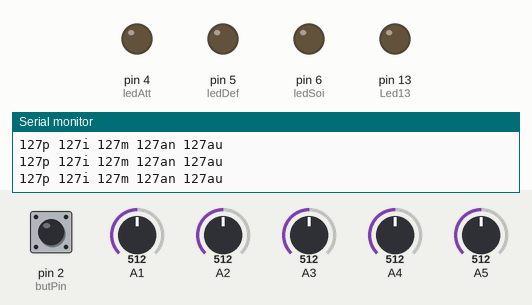
Simulated run of this sketch. Board: Arduino Uno, built with avr-gcc and run on an emulated ATmega328P. Shown: output pins drawn as LEDs (lit = HIGH), the last lines printed to the serial monitor. Dashed ring = blinking. Inputs (shaded band) come from the test bench; at power-on: pin 2 (butPin) LOW, A1 = 512, A2 = 512, A3 = 512, A4 = 512, A5 = 512.

Above: at 3.7 s.
3.8 s: pin 2 (butPin) pulled HIGH for 3.2 s
At 8.2 s:
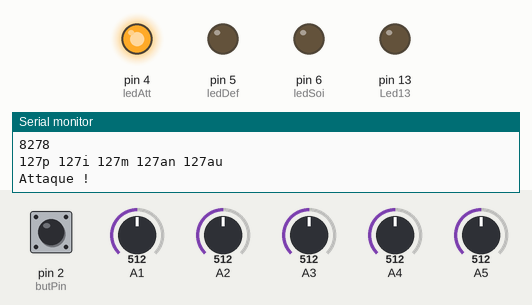
8.5 s: pin 2 (butPin) pulled HIGH for 0.15 s
At 9.3 s:
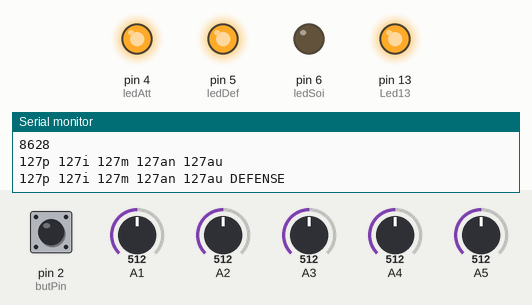
11.0 s: pin 2 (butPin) pulled HIGH for 3.2 s
At 13.7 s:
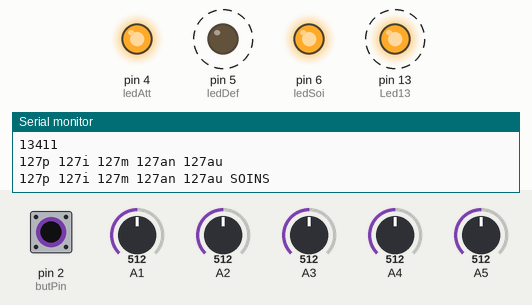
15.8 s: A1 set to 527
18.8 s: A1 set to 548
At 19.6 s:
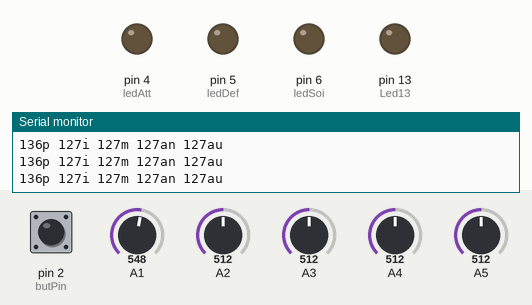
20.4 s: pin 2 (butPin) pulled HIGH for 1 s
At 21.2 s:
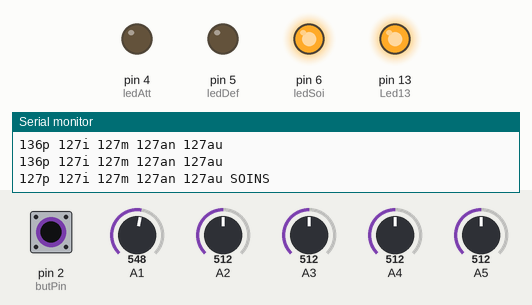
Timing chart, 0 to 23.4 s (numbered marks = the images above; inputs shaded):
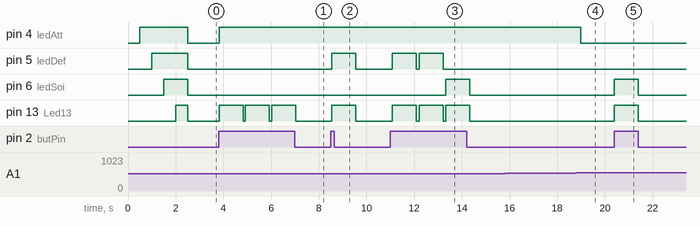

The sketch:

gant_0.3.ino
```cpp
//#include <Firmata.h>
#include <IRremote.h>
IRsend irsend;       //pin 3 pour émetteur


int pS ;
int iS ;
int mS ;
int anS ;
int auS ;
int attaqueCap[5] ;
int defenseCap[5] ;
int soinsCap[5] ;
int attaqueCapb[5] ;
int defenseCapb[5] ;
int soinsCapb[5] ;
int attaqueCapt[5] ;
int defenseCapt[5] ;
int soinsCapt[5] ;
int coolDownAtt;
int coolDownDef;
int coolDownSoi;
unsigned long temps;
bool attaqueState;
bool defenseState;
bool soinsState;

const int ledAtt=4;
const int ledDef=5;
const int ledSoi=6;
const int Led13=13;

const int butPin = 2 ;
bool butState ;
int butCount = 0 ;

int marge = 6;   //5, bien


void attaque () {
  Serial.println("Attaque !");
  digitalWrite(ledAtt, HIGH);
  coolDownAtt = millis()+200;
}

void defense () {
}

void soins () {
}

void setup() {

Serial.begin(9600);
pinMode(ledAtt, OUTPUT);
pinMode(ledDef, OUTPUT);
pinMode(ledSoi, OUTPUT);
pinMode(butPin, INPUT);
pinMode(Led13, OUTPUT);

delay (500);
digitalWrite(ledAtt, HIGH);
delay (500);
digitalWrite(ledDef, HIGH);
delay (500);
digitalWrite(ledSoi, HIGH);
delay (500);
digitalWrite(Led13, HIGH);
delay (500);
digitalWrite(ledSoi, LOW);
digitalWrite(ledDef, LOW);
digitalWrite(ledAtt, LOW);
digitalWrite(Led13, LOW);
}

void loop() {
temps = millis() ;
pS = analogRead(A1);
iS = analogRead(A2);
mS = analogRead(A3);
anS = analogRead(A4);
auS = analogRead(A5);
pS = map (pS, 0, 1023, 0, 255);
iS = map (iS, 0, 1023, 0, 255);
mS = map (mS, 0, 1023, 0, 255);
anS = map (anS, 0, 1023, 0, 255);
auS = map (auS, 0, 1023, 0, 255);

butState = digitalRead(butPin);
if (butState == HIGH) {butCount ++ ;

switch (butCount) {
  case 1:
digitalWrite(Led13, HIGH);
digitalWrite(ledAtt, HIGH);
attaqueCap[0] = pS ;
attaqueCap[1] = iS ;
attaqueCap[2] = mS ;
attaqueCap[3] = anS ;
attaqueCap[4] = auS ;
Serial.print(attaqueCap[0]);
Serial.print("p ");
Serial.print(attaqueCap[1]);
Serial.print("i ");
Serial.print(attaqueCap[2]);
Serial.print("m ");
Serial.print(attaqueCap[3]);
Serial.print("an ");
Serial.print(attaqueCap[4]);
Serial.println("au ATTAQUE");
delay (1000);
digitalWrite(ledAtt, LOW);
digitalWrite(Led13, LOW);
  break;
    case 2:
digitalWrite(Led13, HIGH);
digitalWrite(ledAtt, HIGH);
attaqueCapb[0] = pS ;
attaqueCapb[1] = iS ;
attaqueCapb[2] = mS ;
attaqueCapb[3] = anS ;
attaqueCapb[4] = auS ;
Serial.print(attaqueCap[0]);
Serial.print("p ");
Serial.print(attaqueCap[1]);
Serial.print("i ");
Serial.print(attaqueCap[2]);
Serial.print("m ");
Serial.print(attaqueCap[3]);
Serial.print("an ");
Serial.print(attaqueCap[4]);
Serial.println("au ATTAQUE");
delay (1000);
digitalWrite(ledAtt, LOW);
digitalWrite(Led13, LOW);
  break;
    case 3:
digitalWrite(Led13, HIGH);
digitalWrite(ledAtt, HIGH);
attaqueCapt[0] = pS ;
attaqueCapt[1] = iS ;
attaqueCapt[2] = mS ;
attaqueCapt[3] = anS ;
attaqueCapt[4] = auS ;
Serial.print(attaqueCap[0]);
Serial.print("p ");
Serial.print(attaqueCap[1]);
Serial.print("i ");
Serial.print(attaqueCap[2]);
Serial.print("m ");
Serial.print(attaqueCap[3]);
Serial.print("an ");
Serial.print(attaqueCap[4]);
Serial.println("au ATTAQUE");
delay (1000);
digitalWrite(ledAtt, LOW);
digitalWrite(Led13, LOW);
  break;
  case 4:
digitalWrite(Led13, HIGH);
digitalWrite(ledDef, HIGH);
defenseCap[0] = pS ;
defenseCap[1] = iS ;
defenseCap[2] = mS ;
defenseCap[3] = anS ;
defenseCap[4] = auS ;
Serial.print(defenseCap[0]);
Serial.print("p ");
Serial.print(defenseCap[1]);
Serial.print("i ");
Serial.print(defenseCap[2]);
Serial.print("m ");
Serial.print(defenseCap[3]);
Serial.print("an ");
Serial.print(defenseCap[4]);
Serial.println("au DEFENSE");
delay (1000);
digitalWrite(ledDef, LOW);
digitalWrite(Led13, LOW);
  break;
  case 5:
digitalWrite(Led13, HIGH);
digitalWrite(ledDef, HIGH);
defenseCapb[0] = pS ;
defenseCapb[1] = iS ;
defenseCapb[2] = mS ;
defenseCapb[3] = anS ;
defenseCapb[4] = auS ;
Serial.print(defenseCap[0]);
Serial.print("p ");
Serial.print(defenseCap[1]);
Serial.print("i ");
Serial.print(defenseCap[2]);
Serial.print("m ");
Serial.print(defenseCap[3]);
Serial.print("an ");
Serial.print(defenseCap[4]);
Serial.println("au DEFENSE");
delay (1000);
digitalWrite(ledDef, LOW);
digitalWrite(Led13, LOW);
  break;
    case 6:
digitalWrite(Led13, HIGH);
digitalWrite(ledDef, HIGH);
defenseCapt[0] = pS ;
defenseCapt[1] = iS ;
defenseCapt[2] = mS ;
defenseCapt[3] = anS ;
defenseCapt[4] = auS ;
Serial.print(defenseCap[0]);
Serial.print("p ");
Serial.print(defenseCap[1]);
Serial.print("i ");
Serial.print(defenseCap[2]);
Serial.print("m ");
Serial.print(defenseCap[3]);
Serial.print("an ");
Serial.print(defenseCap[4]);
Serial.println("au DEFENSE");
delay (1000);
digitalWrite(ledDef, LOW);
digitalWrite(Led13, LOW);
  break;
  case 7:
digitalWrite(Led13, HIGH);
digitalWrite(ledSoi, HIGH);
soinsCap[0] = pS ;
soinsCap[1] = iS ;
soinsCap[2] = mS ;
soinsCap[3] = anS ;
soinsCap[4] = auS ;
Serial.print(soinsCap[0]);
Serial.print("p ");
Serial.print(soinsCap[1]);
Serial.print("i ");
Serial.print(soinsCap[2]);
Serial.print("m ");
Serial.print(soinsCap[3]);
Serial.print("an ");
Serial.print(soinsCap[4]);
Serial.println("au SOINS");
delay (1000);
digitalWrite(ledSoi, LOW);
digitalWrite(Led13, LOW);
  break;
  case 8:
digitalWrite(Led13, HIGH);
digitalWrite(ledSoi, HIGH);
soinsCapb[0] = pS ;
soinsCapb[1] = iS ;
soinsCapb[2] = mS ;
soinsCapb[3] = anS ;
soinsCapb[4] = auS ;
Serial.print(soinsCap[0]);
Serial.print("p ");
Serial.print(soinsCap[1]);
Serial.print("i ");
Serial.print(soinsCap[2]);
Serial.print("m ");
Serial.print(soinsCap[3]);
Serial.print("an ");
Serial.print(soinsCap[4]);
Serial.println("au SOINS");
delay (1000);
digitalWrite(ledSoi, LOW);
digitalWrite(Led13, LOW);
  break;
    case 9:
digitalWrite(Led13, HIGH);
digitalWrite(ledSoi, HIGH);
soinsCapt[0] = pS ;
soinsCapt[1] = iS ;
soinsCapt[2] = mS ;
soinsCapt[3] = anS ;
soinsCapt[4] = auS ;
Serial.print(soinsCap[0]);
Serial.print("p ");
Serial.print(soinsCap[1]);
Serial.print("i ");
Serial.print(soinsCap[2]);
Serial.print("m ");
Serial.print(soinsCap[3]);
Serial.print("an ");
Serial.print(soinsCap[4]);
Serial.println("au SOINS");
delay (1000);
digitalWrite(ledSoi, LOW);
digitalWrite(Led13, LOW);
  break;
}
}

if (butCount >= 9) {butCount = 0;}


if (pS <= attaqueCap[0] + marge
&& pS >= attaqueCap[0] - marge
&& iS <= attaqueCap[1] + marge
&& iS >= attaqueCap[1] - marge
&& mS <= attaqueCap[2] + marge
&& mS >= attaqueCap[2] - marge
&& anS <= attaqueCap[3] + marge
&& anS >= attaqueCap[3] - marge
&& auS <= attaqueCap[4] + marge
&& auS >= attaqueCap[4] - marge
)
{
attaque ()  ;
Serial.println(coolDownAtt);
}
if (pS <= attaqueCapb[0] + marge
&& pS >= attaqueCapb[0] - marge
&& iS <= attaqueCapb[1] + marge
&& iS >= attaqueCapb[1] - marge
&& mS <= attaqueCapb[2] + marge
&& mS >= attaqueCapb[2] - marge
&& anS <= attaqueCapb[3] + marge
&& anS >= attaqueCapb[3] - marge
&& auS <= attaqueCapb[4] + marge
&& auS >= attaqueCapb[4] - marge
)
{
attaque ()  ;
Serial.println(coolDownAtt);
}
if (pS <= attaqueCapt[0] + marge
&& pS >= attaqueCapt[0] - marge
&& iS <= attaqueCapt[1] + marge
&& iS >= attaqueCapt[1] - marge
&& mS <= attaqueCapt[2] + marge
&& mS >= attaqueCapt[2] - marge
&& anS <= attaqueCapt[3] + marge
&& anS >= attaqueCapt[3] - marge
&& auS <= attaqueCapt[4] + marge
&& auS >= attaqueCapt[4] - marge
)
{
attaque ()  ;
Serial.println(coolDownAtt);
}

if (pS <= defenseCap[0] + marge
&& pS >= defenseCap[0] - marge
&& iS <= defenseCap[1] + marge
&& iS >= defenseCap[1] - marge
&& mS <= defenseCap[2] + marge
&& mS >= defenseCap[2] - marge
&& anS <= defenseCap[3] + marge
&& anS >= defenseCap[3] - marge
&& auS <= defenseCap[4] + marge
&& auS >= defenseCap[4] - marge )
{
defense ();
}

if (pS <= soinsCap[0] + marge
&& pS >= soinsCap[0] - marge
&& iS <= soinsCap[1] + marge
&& iS >= soinsCap[1] - marge
&& mS <= soinsCap[2] + marge
&& mS >= soinsCap[2] - marge
&& anS <= soinsCap[3] + marge
&& anS >= soinsCap[3] - marge
&& auS <= soinsCap[4] + marge
&& auS >= soinsCap[4] - marge )
{
soins ()  ;
}


if (coolDownAtt < millis()) {digitalWrite(ledAtt, LOW); }


Serial.print(pS);
Serial.print("p ");
Serial.print(iS);
Serial.print("i ");
Serial.print(mS);
Serial.print("m ");
Serial.print(anS);
Serial.print("an ");
Serial.print(auS);
Serial.println("au ");

delay(100);
}
```

Measured:
- the behaviour switches between 537 and 538 on A1 (found by bisection; images 3 and 4)
- after the input at 3.8 s, pin 4 (ledAtt): LOW → HIGH at once; pin 13 (Led13): alternates HIGH for 1.0 s and LOW for 0.10 s, starting at once
- after the input at 8.5 s, pin 5 (ledDef), pin 13 (Led13): LOW → HIGH at once, → LOW 1.0 s later
- after the input at 11.0 s, pin 5 (ledDef): alternates HIGH for 1.0 s and LOW for 0.12 s, 4 changes in all, then stays LOW, starting after 0.09 s; pin 6 (ledSoi): LOW → HIGH after 2.3 s, → LOW 1.0 s later; pin 13 (Led13): alternates HIGH for 1.0 s and LOW for 0.12 s, starting after 0.09 s
- after the input at 18.8 s, pin 4 (ledAtt): HIGH → LOW after 0.18 s
- after the input at 20.4 s, pin 6 (ledSoi), pin 13 (Led13): LOW → HIGH at once, → LOW 1.0 s later
